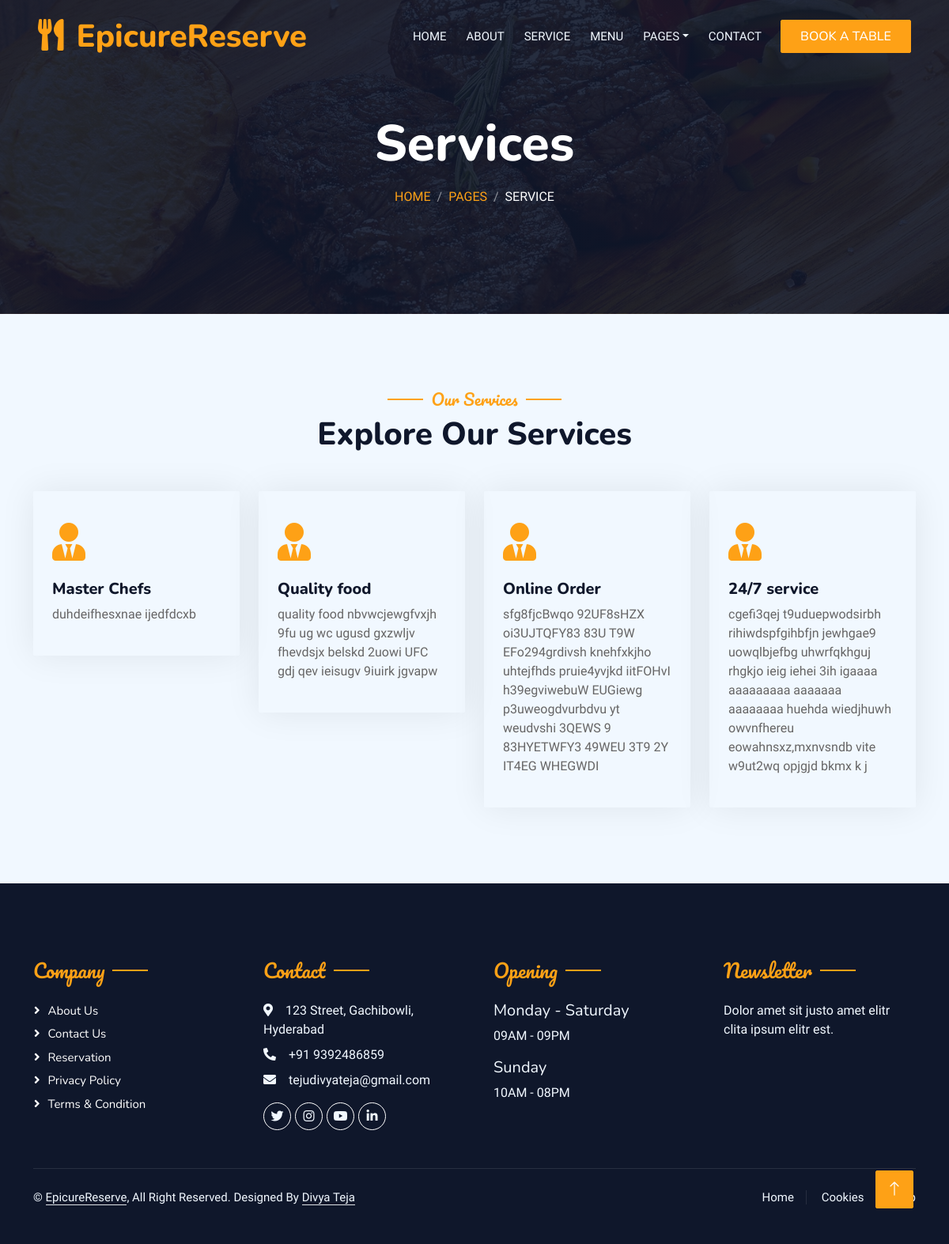
The app's page /service/ with its own data.
### service/models.py (models this page shows, shortened)
class Services(models.Model):
    name = models.CharField(max_length=50)
    description = models.TextField(max_length=500)
    class Meta:
        verbose_name = "service"
        verbose_name_plural = "services"

### service/views.py (the view)
# urls.py: path('', views.services, name = 'services'),
def services(request):
    services = Services.objects.all()
    context = {
        'services' : services,
    }
    return render(request, 'service/service.html', context)

### service/templates/service/service.html (shortened to what this page needs)
{% extends "base.html" %}
{% load static %}
{% block body %}
<div class="container-xxl py-5 bg-dark hero-header mb-5">
    <div class="container text-center my-5 pt-5 pb-4">
        <h1 class="display-3 text-white mb-3 animated slideInDown">Services</h1>
        <nav aria-label="breadcrumb">
            <ol class="breadcrumb justify-content-center text-uppercase">
                <li class="breadcrumb-item"><a href="#">Home</a></li>
                <li class="breadcrumb-item"><a href="#">Pages</a></li>
                <li class="breadcrumb-item text-white active" aria-current="page">Service</li>
            </ol>
        </nav>
    </div>
</div>
</div>
<div class="container-xxl py-5">
    <div class="container">
        <div class="text-center wow fadeInUp" data-wow-delay="0.1s">
            <h5 class="section-title ff-secondary text-center text-primary fw-normal">Our Services</h5>
            <h1 class="mb-5">Explore Our Services</h1>
        </div>
        <div class="row g-4">
            {% for service in services %}
            <div class="col-lg-3 col-sm-6 wow fadeInUp" data-wow-delay="0.1s">
                <div class="service-item rounded pt-3">
                    <div class="p-4">
                        <i class="fa fa-3x fa-user-tie text-primary mb-4"></i>
                        <h5>{{service.name}}</h5>
                        <p>{{service.description}}</p>
                    </div>
                </div>
            </div>
            {% endfor %}
        </div>
    </div>
</div>
{% endblock body %}

### static/site_static/css/style.css (style rules this page uses)
:root { --primary: #FEA116; --light: #F1F8FF; --dark: #0F172B; }
.ff-secondary { font-family: 'Pacifico', cursive; }
.hero-header { background: linear-gradient(rgba(15, 23, 43, .9), rgba(15, 23, 43, .9)), url(../img/bg-hero.jpg); background-position: center center; background-repeat: no-repeat; background-size: cover; }
.breadcrumb-item + .breadcrumb-item::before { color: rgba(255, 255, 255, .5); }
.section-title { position: relative; display: inline-block; }
.section-title::before { position: absolute; content: ""; width: 45px; height: 2px; top: 50%; left: -55px; margin-top: -1px; background: var(--primary); }
.section-title::after { position: absolute; content: ""; width: 45px; height: 2px; top: 50%; right: -55px; margin-top: -1px; background: var(--primary); }
.service-item { box-shadow: 0 0 45px rgba(0, 0, 0, .08); transition: .5s; }
.service-item * { transition: .5s; }

### records on screen
Services: name "Master Chefs", description "duhdeifhesxnae ijedfdcxb"
Services: name "Quality food", description "quality food nbvwcjewgfvxjh 9fu ug wc ugusd gxzwljv fhevdsjx belskd 2uowi UFC gdj qev ieisugv 9iuirk jgvapw"
Services: name "Online Order", description "sfg8fjcBwqo 92UF8sHZX oi3UJTQFY83 83U T9W EFo294grdivsh knehfxkjho uhtejfhds pruie4yvjkd iitFOHvI h39egviwebuW EUGiewg p3uweogdvurbdvu yt weudvshi 3QEWS 9 83HYETWFY3 49WEU 3T9 2Y IT4EG WHEGWDI"
Services: name "24/7 service", description "cgefi3qej t9uduepwodsirbh rihiwdspfgihbfjn jewhgae9 uowqlbjefbg uhwrfqkhguj rhgkjo ieig iehei 3ih igaaaa aaaaaaaaa aaaaaaa aaaaaaaa huehda wiedjhuwh owvnfhereu eowahnsxz,mxnvsndb vite w9ut2wq opjgjd bkmx k j"
